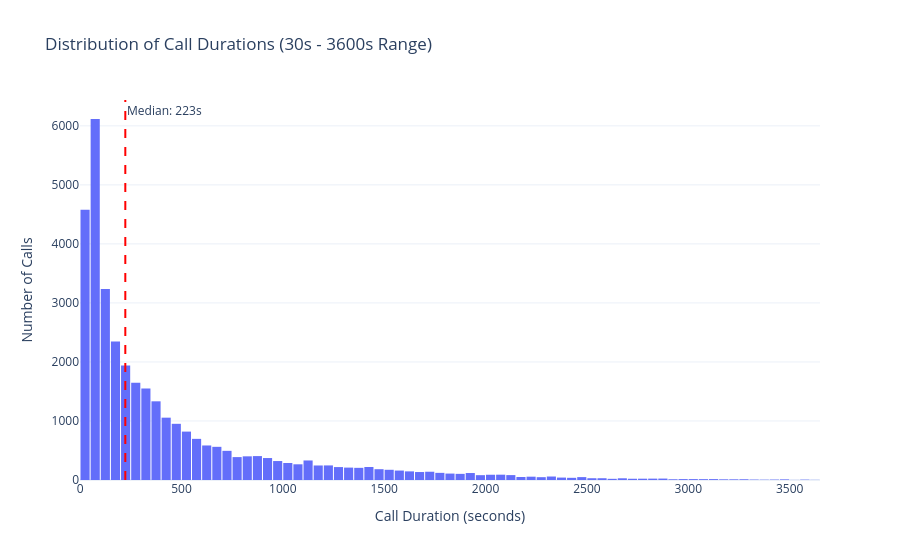

Notebook source saved alongside this figure:
### Code cell
# Histogram for the cleaned range to see how the duration is distributed
calls_cleaned = calls.filter(
    (pl.col("Call_Duration_(in_seconds)") >= 30) & 
    (pl.col("Call_Duration_(in_seconds)") <= 3600)
)

fig_hist = px.histogram(
    calls_cleaned.to_pandas(), 
    x="Call_Duration_(in_seconds)",
    nbins=100, # Number of bins for granularity
    title="Distribution of Call Durations (30s - 3600s Range)",
    labels={'Call_Duration_(in_seconds)': 'Duration (seconds)'},
    template="plotly_white",
    color_discrete_sequence=['#636EFA'] # Professional blue
)

# Adding a vertical line for the median to see the 'typical' call duration
median_val = calls_cleaned["Call_Duration_(in_seconds)"].median()
fig_hist.add_vline(x=median_val, line_dash="dash", line_color="red", 
                  annotation_text=f"Median: {median_val:.0f}s")

fig_hist.update_layout(
    xaxis_title="Call Duration (seconds)",
    yaxis_title="Number of Calls",
    bargap=0.1
)

fig_hist.show()

### Figure 1 — Plotly figure (JSON) as saved in the notebook; plotly's stock layout.template omitted (floating-point values rounded to 4 significant figures; data arrays with more than 128 entries replaced by an {"elided": "..."} marker saying what was removed)
{"data": [{"bingroup": "x", "hovertemplate": "Duration (seconds)=%{x}<br>count=%{y}<extra></extra>", "legendgroup": "", "marker": {"color": "#636EFA", "pattern": {"shape": ""}}, "name": "", "nbinsx": 100, "orientation": "v", "showlegend": false, "type": "histogram", "x": {"elided": "34445 int values"}, "xaxis": "x", "yaxis": "y"}], "layout": {"annotations": [{"showarrow": false, "text": "Median: 223s", "x": 223, "xanchor": "left", "xref": "x", "y": 1, "yanchor": "top", "yref": "y domain"}], "bargap": 0.1, "barmode": "relative", "legend": {"tracegroupgap": 0}, "shapes": [{"line": {"color": "red", "dash": "dash"}, "type": "line", "x0": 223, "x1": 223, "xref": "x", "y0": 0, "y1": 1, "yref": "y domain"}], "title": {"text": "Distribution of Call Durations (30s - 3600s Range)"}, "xaxis": {"anchor": "y", "domain": [0, 1], "title": {"text": "Call Duration (seconds)"}}, "yaxis": {"anchor": "x", "domain": [0, 1], "title": {"text": "Number of Calls"}}}}
